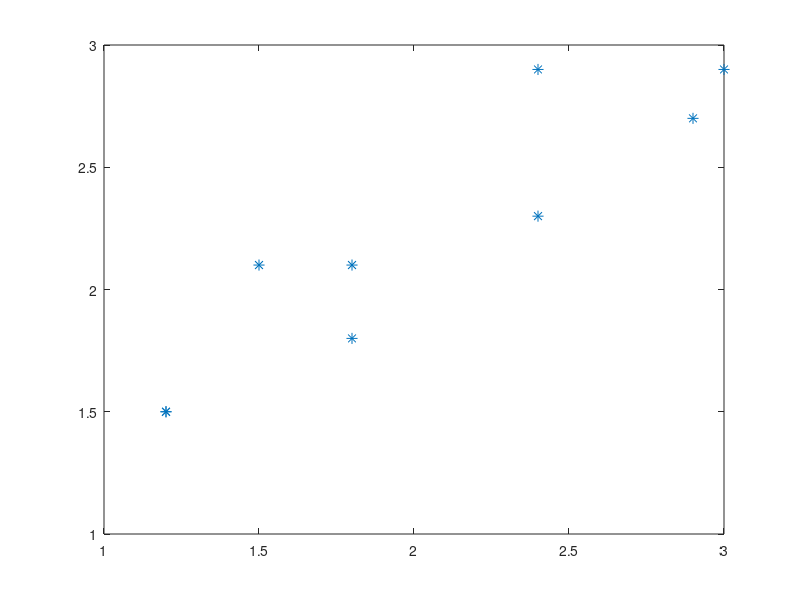

Write MATLAB code to recreate this figure. (Note: this script raises an error after producing the figure.)
D = [2.4 1.5 2.4 1.8 1.8 2.9 1.2 3 1.2];
LW = [2.9 2.1 2.3 2.1 1.8 2.7 1.5 2.9 1.5];

%Part a
plot(D,LW, '*', 'markersize', 8)

%Part b
P = polyfit(D,LW,1);
slope = P(1);
intercept = P(2);
yfit = P(1)*x+P(2);  % P(1) is the slope and P(2) is the intercept
hold on;
plot(x,yfit,'r-.')

%Part c
P(1)*1.8+P(2)
%Answer: 2.0370